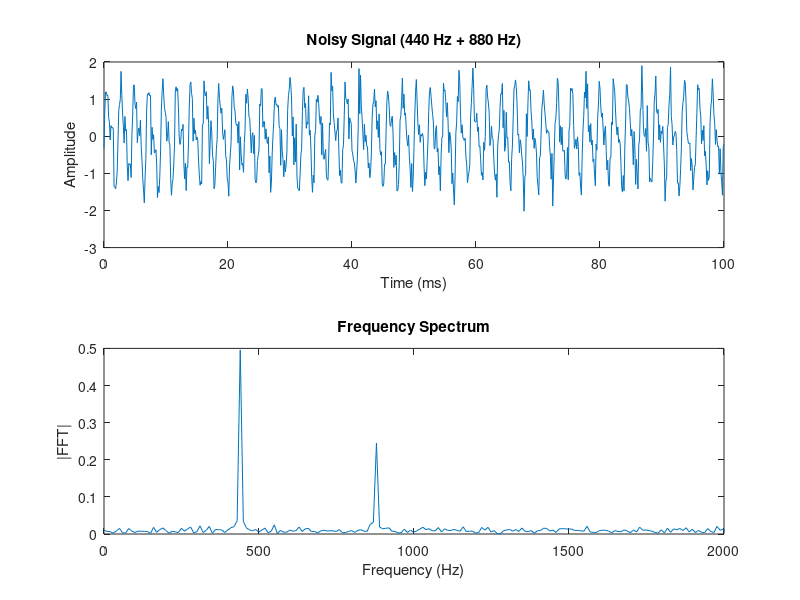
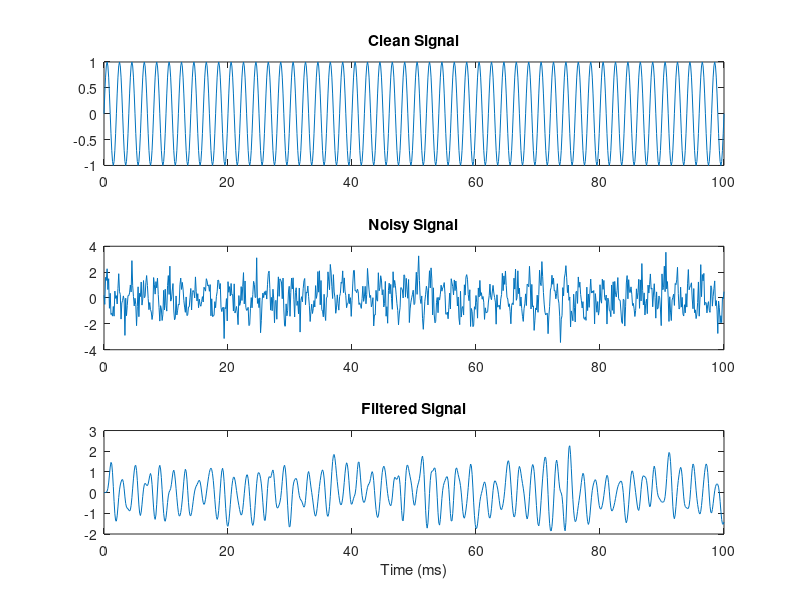

These charts were generated, in order, by the following MATLAB code: (Note: this script raises an error after producing the figures.)
%% MATLAB MCP Server — Signal Processing Examples
% Requires: Signal Processing Toolbox (for butter, fft-based functions)
% Basic FFT works without any toolbox.

%% 1. Generate and Analyze a Signal
fs = 8000;                    % Sample rate
t = 0:1/fs:0.1;              % 100ms duration
f1 = 440;                    % A4 note
f2 = 880;                    % A5 note

signal = sin(2*pi*f1*t) + 0.5*sin(2*pi*f2*t);
noisy = signal + 0.3*randn(size(t));

% FFT Analysis
N = length(noisy);
Y = fft(noisy);
f = (0:N-1) * fs / N;

figure;
subplot(2,1,1);
plot(t*1000, noisy);
xlabel('Time (ms)'); ylabel('Amplitude');
title('Noisy Signal (440 Hz + 880 Hz)');

subplot(2,1,2);
plot(f(1:N/2), abs(Y(1:N/2))/N);
xlabel('Frequency (Hz)'); ylabel('|FFT|');
title('Frequency Spectrum');
xlim([0 2000]);

%% 2. Low-Pass Butterworth Filter (requires Signal Processing Toolbox)
fs = 8000;
t = 0:1/fs:0.1;
clean = sin(2*pi*500*t);
noisy = clean + 0.8*randn(size(t));

[b, a] = butter(6, 1000/(fs/2));  % 6th order, 1kHz cutoff
filtered = filter(b, a, noisy);

figure;
subplot(3,1,1);
plot(t*1000, clean); title('Clean Signal');
subplot(3,1,2);
plot(t*1000, noisy); title('Noisy Signal');
subplot(3,1,3);
plot(t*1000, filtered); title('Filtered Signal');
xlabel('Time (ms)');

%% 3. Spectrogram
fs = 8000;
t = 0:1/fs:1;
% Chirp signal: frequency increases from 100 Hz to 2000 Hz
f0 = 100; f1 = 2000;
signal = chirp(t, f0, 1, f1);

figure;
spectrogram(signal, 256, 200, 512, fs, 'yaxis');
title('Chirp Signal Spectrogram (100-2000 Hz)');
colorbar;
